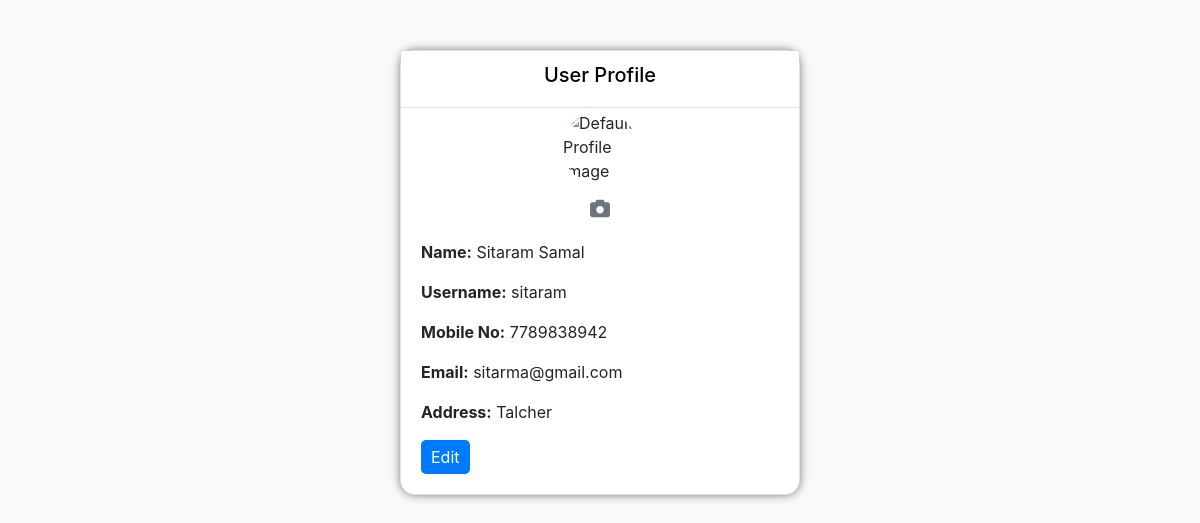
The app's page /profile_view (signed in) with its own data.
### Exam/models.py (models this page shows, shortened)
class UserProfile(models.Model):
    user = models.OneToOneField(User, on_delete=models.CASCADE)
    name = models.CharField(max_length=15, blank=True)
    phone = models.CharField(max_length=15, blank=True)
    state = models.CharField(max_length=255, blank=True)
    address = models.TextField(blank=True)
    zipcode = models.CharField(max_length=10, blank=True)

### Exam/views.py (the view)
# urls.py: path('profile_view',views.profile_view, name='profile_view'),
def profile_view(request):
    user_profile = request.user.userprofile  # Assuming UserProfile is related to the User model via a OneToOneField
    context = {
        'user_profile': user_profile
    }
    return render(request, 'Customer/profile_view.html', context)

### template/Customer/profile_view.html (shortened to what this page needs)
<!DOCTYPE html>
<html lang="en">
<head>
  <link href="https://maxcdn.bootstrapcdn.com/bootstrap/4.5.2/css/bootstrap.min.css" rel="stylesheet">
  <link rel="stylesheet" href="https://cdnjs.cloudflare.com/ajax/libs/font-awesome/6.5.1/css/all.min.css" />
</head>
<body>
 <div class="card profile-card">
  <div class="card-header text-center">
    <h5>User Profile</h5>
  </div>
  {% if user_profile.profile_image %}
    <img class="card-img-top profile-image" src="{{ user_profile.profile_image.url }}" alt="Profile Image">
  {% else %}
  <div class="d-flex flex-column align-items-center">
    <img class="card-img-top no-image" src="https://www.pngitem.com/pimgs/m/150-1503945_transparent-user-png-default-user-image-png-png.png" alt="Default Profile Image">
    <div class="mt-2">
      <i id="camera-icon" class="fas fa-camera fa-lg text-secondary" title="Add Profile Image"></i>
    </div>
  </div>
  {% endif %}
  <div class="card-body profile-details">
    <p><strong>Name:</strong> {{ user_profile.name }}</p>
    <p><strong>Username:</strong> {{ user_profile.user.username }}</p>
    <p><strong>Mobile No:</strong> {{ user_profile.phone }}</p>
    <p><strong>Email:</strong> {{ user_profile.user.email }}</p>
    <p><strong>Address:</strong> {{ user_profile.address }}</p>
    <button class="add-image-btn">Edit</button>
  </div>
</div>
</body>
</html>

### template/Customer/profile_view.html (style rules this page uses)
body { background-color: #f8f9fa; }
.profile-card { max-width: 400px; margin: 50px auto; border-radius: 15px; box-shadow: 0 0 10px rgba(0, 0, 0, 0.50); }
.card-header { background-color: white; color: black; border-radius: 15px 15px 0 0; }
.profile-details { padding: 20px; }
.add-image-btn { background-color: #007bff; color: white; border: none; border-radius: 5px; padding: 5px 10px; cursor: pointer; }
.no-image { width: 80px; height: 80px; border-radius: 50%; border: 2px solid white; padding: 1px; }

### records on screen
UserProfile: name "Sitaram Samal", user.username "sitaram", phone "7789838942", user.email "sitarma@gmail.com", address "Talcher"
